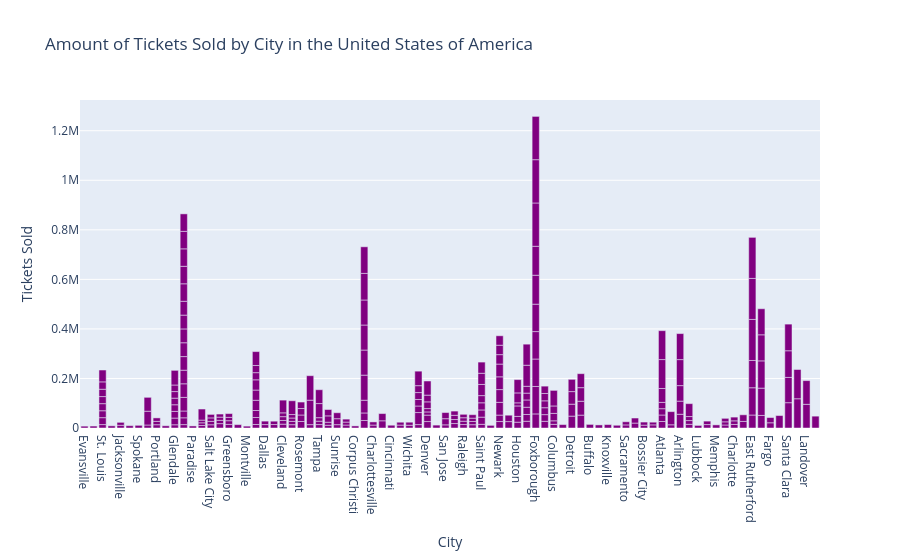

Here is the notebook cell this chart was saved with:
### Markdown cell above
The specific columns `City` and `attendance_sold` were extracted from the dataframe `concert_us` and put in a new dictionary called `data`. The chart is shown below.

### Code cell
data = {'City': concert_us['City'], 
        'Tickets Sold': concert_us['attendance_sold']}
fig = px.bar(data, x='City', y='Tickets Sold', 
             color_discrete_sequence=['purple'],
             title='Amount of Tickets Sold by City in the United States of America')
fig.show()

### Figure 1 — Plotly figure (JSON) as saved in the notebook; plotly's stock layout.template omitted (floating-point values rounded to 4 significant figures; data arrays with more than 128 entries replaced by an {"elided": "..."} marker saying what was removed)
{"data": [{"hovertemplate": "City=%{x}<br>Tickets Sold=%{y}<extra></extra>", "legendgroup": "", "marker": {"color": "purple", "pattern": {"shape": ""}}, "name": "", "orientation": "v", "showlegend": false, "textposition": "auto", "type": "bar", "x": {"elided": "288 str values"}, "xaxis": "x", "y": {"elided": "288 int values"}, "yaxis": "y"}], "layout": {"barmode": "relative", "legend": {"tracegroupgap": 0}, "title": {"text": "Amount of Tickets Sold by City in the United States of America"}, "xaxis": {"anchor": "y", "domain": [0, 1], "title": {"text": "City"}}, "yaxis": {"anchor": "x", "domain": [0, 1], "title": {"text": "Tickets Sold"}}}}
